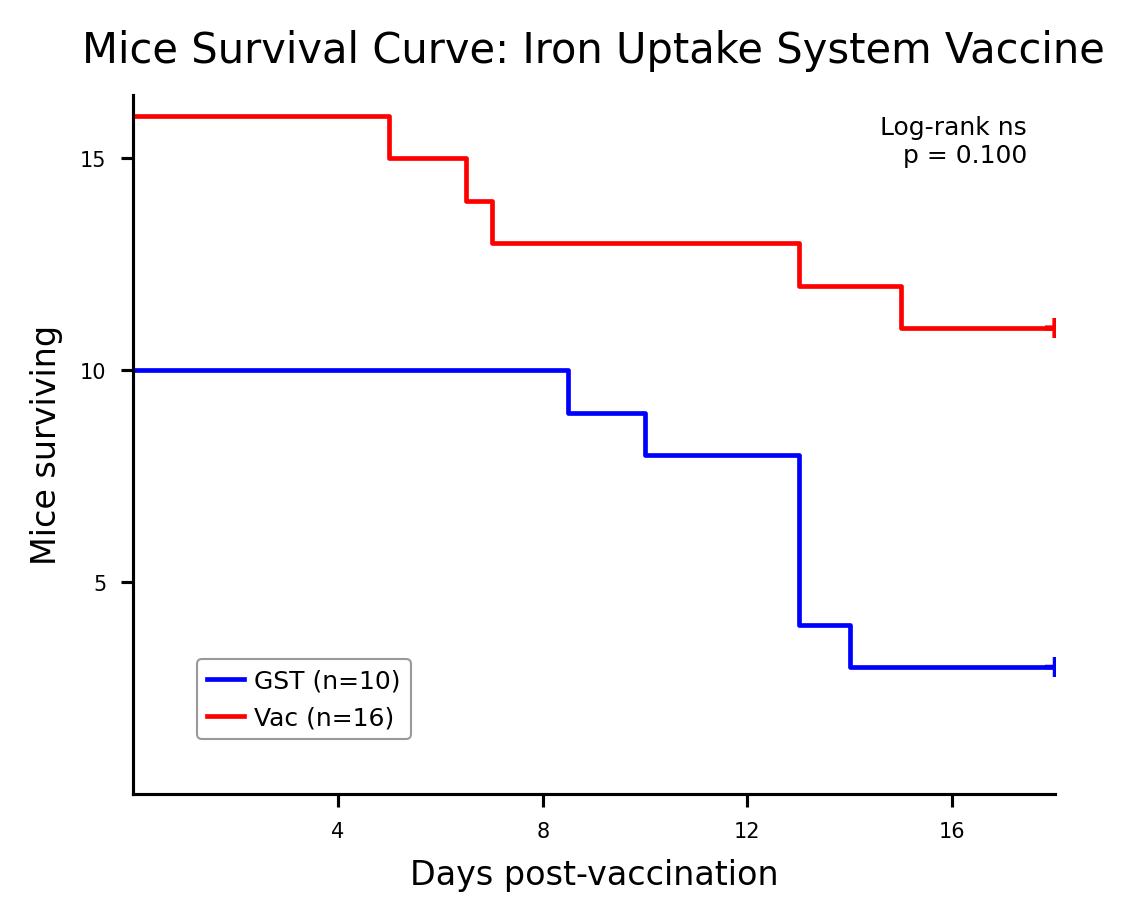

The Python source for this figure:
"""
Kaplan-Meier survival plot — Joseph Mice
Groups: GST vs. Vac
Event: 1 = death, 0 = censored (survived to end)
"""

import pandas as pd
import numpy as np
import matplotlib
matplotlib.use("Agg")
import matplotlib.pyplot as plt
import matplotlib.font_manager as fm
from lifelines import KaplanMeierFitter
from lifelines.statistics import logrank_test

# ── CONFIG ─────────────────────────────────────────────────────────────────
CONFIG = {
    "data_path":    "/mnt/user-data/uploads/Joseph_Mice.csv",
    "time_col":     "Time",
    "event_col":    "Event",
    "group_col":    "Treatment",
    "groups":       ["GST", "Vac"],
    "colors":       ["#0000FF", "#FF0000"],   # blue GST, red Vac
    "markers":      ["o", "s"],               # censored tick shapes
    "x_min":        0,
    "x_max":        18,
    "fig_w_mm":     89,                       # Nature single-column
    "fig_h_mm":     75,
    "dpi":          300,
    "out_png":      "/mnt/user-data/outputs/figure_v3.png",
    "out_svg":      "/mnt/user-data/outputs/figure_v3.svg",
}

# ── FONT ───────────────────────────────────────────────────────────────────
available = {f.name for f in fm.fontManager.ttflist}
FONT = next((f for f in ["Arial", "Helvetica", "DejaVu Sans", "Liberation Sans"]
             if f in available), "sans-serif")
plt.rcParams.update({
    "font.family":      FONT,
    "font.size":        7,
    "axes.linewidth":   0.75,
    "xtick.major.width": 0.75,
    "ytick.major.width": 0.75,
    "xtick.major.size": 3,
    "ytick.major.size": 3,
    "xtick.direction":  "out",
    "ytick.direction":  "out",
    "pdf.fonttype":     42,
    "svg.fonttype":     "none",
})

# ── LOAD DATA ──────────────────────────────────────────────────────────────
df = pd.read_csv(CONFIG["data_path"])
print(f"Shape: {df.shape}")
print(df.head())
print(df.groupby("Treatment").size())

# ── KAPLAN-MEIER FIT ───────────────────────────────────────────────────────
kmf = {}
n_start = {}
for grp in CONFIG["groups"]:
    sub = df[df[CONFIG["group_col"]] == grp]
    kf = KaplanMeierFitter()
    kf.fit(sub[CONFIG["time_col"]], event_observed=(sub[CONFIG["event_col"]] == 1),
           label=grp)
    kmf[grp] = kf
    n_start[grp] = len(sub)

# Log-rank test
g1 = df[df[CONFIG["group_col"]] == CONFIG["groups"][0]]
g2 = df[df[CONFIG["group_col"]] == CONFIG["groups"][1]]
lr = logrank_test(
    g1[CONFIG["time_col"]], g2[CONFIG["time_col"]],
    event_observed_A=(g1[CONFIG["event_col"]] == 1),
    event_observed_B=(g2[CONFIG["event_col"]] == 1),
)
p_val = lr.p_value
print(f"\nLog-rank p = {p_val:.4f}")

# ── PLOT ───────────────────────────────────────────────────────────────────
fig_w = CONFIG["fig_w_mm"] / 25.4
fig_h = CONFIG["fig_h_mm"] / 25.4
fig, ax = plt.subplots(figsize=(fig_w, fig_h))

for grp, color in zip(CONFIG["groups"], CONFIG["colors"]):
    kf = kmf[grp]
    n  = n_start[grp]
    t  = kf.timeline
    sf = kf.survival_function_[grp].values  # proportion (0–1)

    # Scale to number of mice remaining
    n_alive = sf * n

    # Step plot
    ax.step(t, n_alive, where="post", color=color, linewidth=1.125,
            label=f"{grp} (n={n})")

    # Censored tick marks — where event == 0
    sub = df[df[CONFIG["group_col"]] == grp]
    censored_times = sub.loc[sub[CONFIG["event_col"]] == 0, CONFIG["time_col"]].values
    for ct in censored_times:
        # Evaluate survival at censored time
        idx = np.searchsorted(t, ct, side="right") - 1
        idx = max(idx, 0)
        y_c = sf[idx] * n
        ax.plot(ct, y_c, "+", color=color, markersize=5, markeredgewidth=1.0)

# p-value annotation
def p_to_label(p):
    if p < 0.0001: return "****"
    if p < 0.001:  return "***"
    if p < 0.01:   return "**"
    if p < 0.05:   return "*"
    return "ns"

stars = p_to_label(p_val)
p_text = f"Log-rank {stars}\np = {p_val:.3f}"
ax.text(0.97, 0.97, p_text, transform=ax.transAxes,
        ha="right", va="top", fontsize=6)

# ── AXES FORMATTING ────────────────────────────────────────────────────────
ax.set_xlim(CONFIG["x_min"], CONFIG["x_max"])

# y-axis: maximum is the larger of the two starting n
y_max = max(n_start.values())
ax.set_ylim(0, y_max + 0.5)

ax.set_xlabel("Days post-vaccination", fontsize=8, labelpad=4)
ax.set_ylabel("Mice surviving", fontsize=8, labelpad=4)

ax.spines["top"].set_visible(False)
ax.spines["right"].set_visible(False)

# Legend: lower-left corner anchored to data point (1 day, 1 mouse)
leg = ax.legend(frameon=True, fontsize=6, loc="lower left",
                bbox_to_anchor=(1, 1),          # data coordinates
                bbox_transform=ax.transData,
                handlelength=1.5, handletextpad=0.4,
                edgecolor="grey")
leg.get_frame().set_linewidth(0.5)

# Tick font size 5; suppress tick labels at 0 on both axes
ax.tick_params(labelsize=5)
ax.set_yticks([t for t in range(0, y_max + 1, 5) if t != 0])
ax.set_xticks([t for t in range(0, CONFIG["x_max"] + 1, 4) if t != 0])

ax.set_title("Mice Survival Curve: Iron Uptake System Vaccine",
             fontsize=10, fontname=FONT, pad=7.8)  # pad increased 30% from 6

plt.tight_layout(pad=0.5)

# ── SAVE ──────────────────────────────────────────────────────────────────
fig.savefig(CONFIG["out_png"], dpi=CONFIG["dpi"], bbox_inches="tight")
fig.savefig(CONFIG["out_svg"], bbox_inches="tight")
print("Saved PNG and SVG.")
